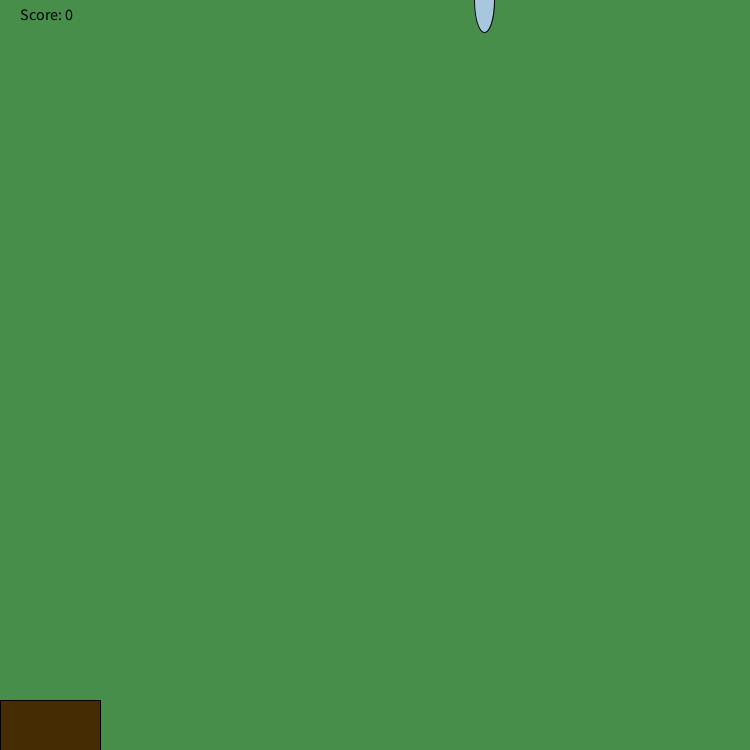
Frame 1 (no input)
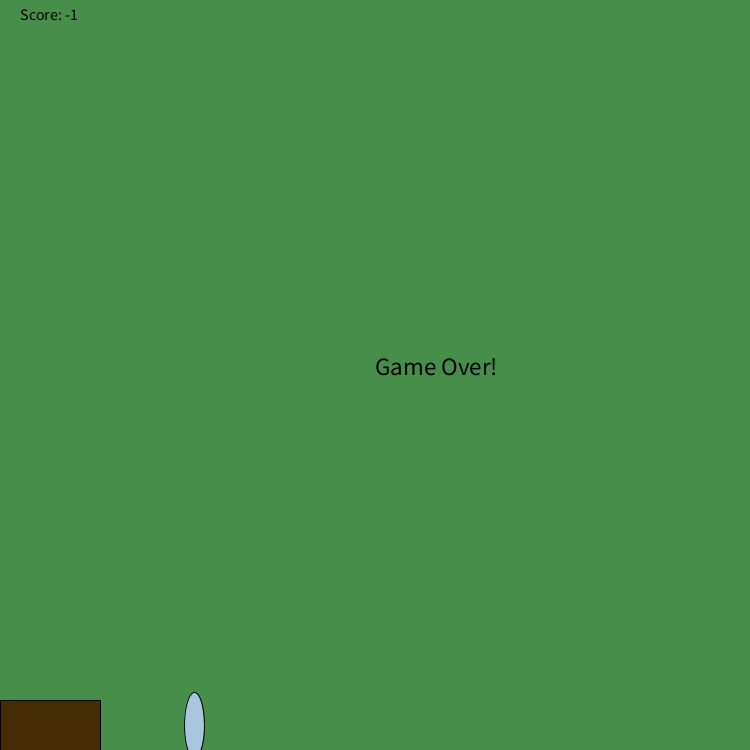
Frame 60 (the mouse pressed at the canvas centre just before this capture)
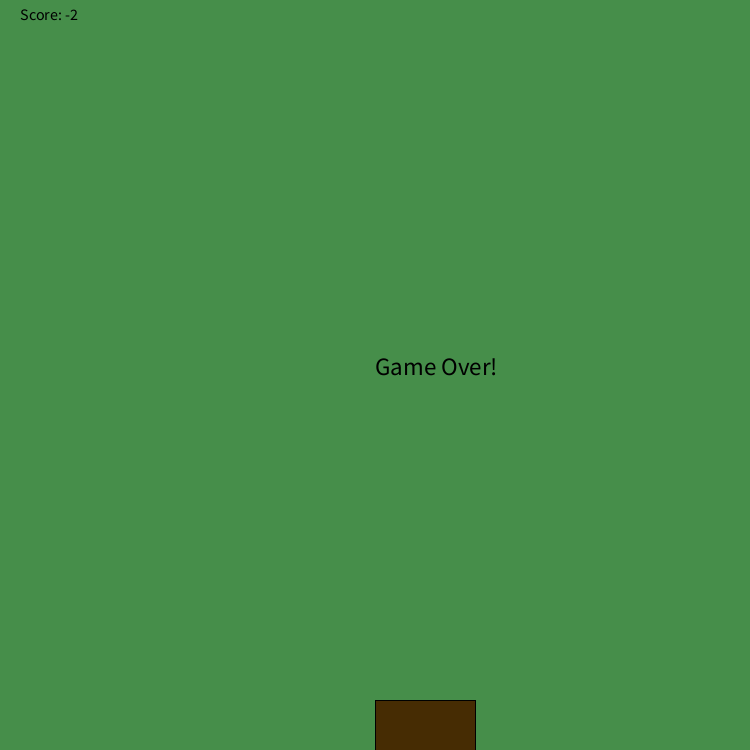
Frame 120 (the mouse held since frame 60 and released just before this capture)

The Processing sketch that drew these frames (run headless with seeded random() and noise(); from frame 60 on, the mouse is pressed at the canvas centre):

// Processing sketch: Rain_Game
// ── Rain_Game.pde
int yPos = 0;
int xPos = int (random(750));
int score = 0;

void setup(){
  size(750, 750);    
}

void draw(){
background(70, 142, 74);
fill(0, 0, 0);
textSize(16);
text("Score: " + score, 20, 20);

fill(70, 44, 3);
rect(mouseX, 700, 100, 50);

fill(168, 199, 222);
ellipse(xPos, yPos, 20, 65);
stroke(0, 0, 0);
if(yPos == 750){

checkCatch(xPos);
 
if(score < 22 && score >= -1){
yPos = 0;
}

xPos = int (random(750));
}
yPos+=25;
if (score < 0){
   fill(0, 0, 0);
textSize(25);
text("Game Over!", 375, 375);
}
else if (score > 21){
     fill(0, 0, 0);
textSize(25);
text("You Won!", 375, 375);
}
}

void checkCatch(int x){
if (x > mouseX && x < mouseX+100){
      score++;}
   else{
     score--;
println("Your score is now: " + score);}

}
